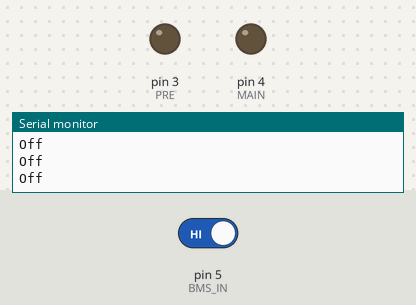
Bench run of a sketch on a simulated Arduino Uno, built with avr-gcc and run on an emulated ATmega328P. On the bench: output pins drawn as LEDs (lit = HIGH), the last lines printed to the serial monitor. Inputs (shaded band) come from the test bench; at power-on: pin 5 (BMS_IN) HIGH.

Above: at 1.2 s.
1.3 s: pin 5 (BMS_IN) driven LOW
At 1.9 s:
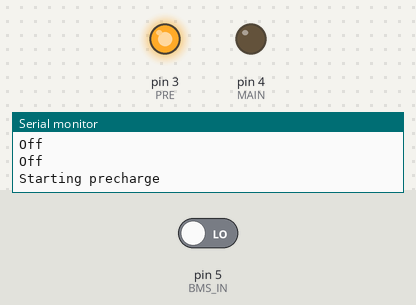
At 8.56 s:
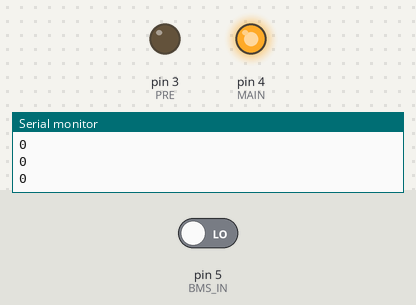
Timing chart, 0 to 8.8 s (numbered marks = the images above; inputs shaded):
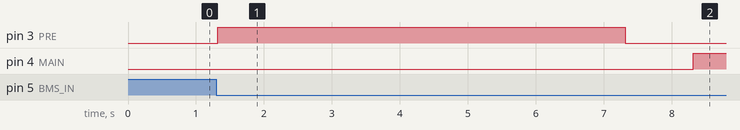

The sketch:

precharge.ino
```cpp
int BMS_IN = 5;
int PRE = 3;
int MAIN = 4;

void setup() {
  Serial.begin(9600);

  //control
  pinMode(BMS_IN, INPUT);
  //precharge enable
  pinMode(PRE, OUTPUT);
  //charge enable
  pinMode(MAIN, OUTPUT);

  digitalWrite(PRE, LOW);
  digitalWrite(MAIN, LOW);
}

void loop() {

  //read discharge enable from bms, start precharging when BMS output goes from 1BMS_INV -> 0V
  if (digitalRead(BMS_IN) == LOW) {
    // Serial.println("Beginning");
    precharge();

    while(digitalRead(BMS_IN) == LOW){
      Serial.println(digitalRead(BMS_IN));
      digitalWrite(MAIN, HIGH);
    }

  } else {
    Serial.println("Off");
    digitalWrite(PRE, LOW);
    digitalWrite(MAIN, LOW);
  }
  // Serial.println(digitalRead(BMS_IN));
}

void precharge() {
  // Turn pin 3 on and wait 6 sec
    Serial.println("Starting precharge");
    digitalWrite(PRE, HIGH);
    delay(6000);

    // Turn pin 3 off, wait 1 sec
    digitalWrite(PRE, LOW);
    delay(1000);
}
```

Measured:
- after the input at 1.3 s, pin 3 (PRE): LOW → HIGH at once, → LOW 6.0 s later; pin 4 (MAIN): LOW → HIGH after 7.0 s
